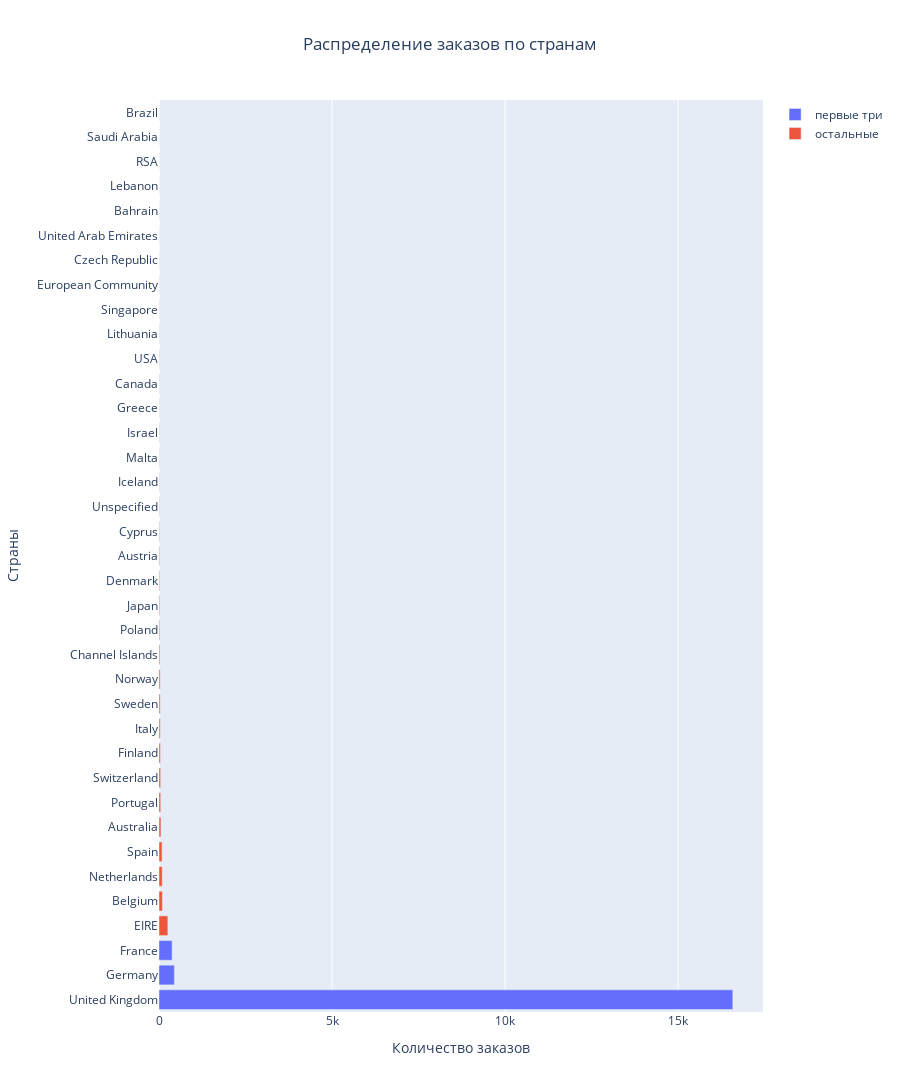

The notebook cell saved with this chart:
### Markdown cell above
### Задание 4.2
Мы посмотрели на распределение клиентов в разрезе стран. А что насчёт заказов?

Постройте визуализацию и выделите топ-3 стран по количеству поступающих заказов.

* Великобритания (United Kingdom)
* Германия (Germany)
* Франция (France)
* Нидерланды (Netherlands)
* Ирландия (EIRE)
* Австралия (Australia)

### Code cell
country_order = data.groupby('Country')['InvoiceNo'].nunique().sort_values(ascending=False)
country_order = pd.DataFrame(country_order).reset_index().rename(mapper={'InvoiceNo': 'Value'}, axis=1)

fig = go.Figure()

fig.add_trace(go.Bar(x=country_order['Value'][:3], 
                     y=country_order['Country'][:3], 
                     orientation='h',
                     name='первые три')
              )

fig.add_trace(go.Bar(x=country_order['Value'][3:], 
                     y=country_order['Country'][3:], 
                     orientation='h',
                     name='остальные')
              )

fig.update_layout(title='Распределение заказов по странам', 
                  title_x = 0.5,
                  height=1200)

fig.update_xaxes(title_text='Количество заказов')
fig.update_yaxes(title_text='Страны')

fig.show()

### Figure 1 — Plotly figure (JSON) as saved in the notebook; plotly's stock layout.template omitted (floating-point values rounded to 4 significant figures)
{"data": [{"name": "первые три", "orientation": "h", "type": "bar", "x": [16579, 443, 379], "y": ["United Kingdom", "Germany", "France"]}, {"name": "остальные", "orientation": "h", "type": "bar", "x": [256, 98, 93, 88, 56, 49, 47, 40, 35, 34, 32, 25, 19, 19, 18, 17, 14, 8, 7, 5, 5, 5, 5, 5, 4, 4, 3, 2, 2, 2, 1, 1, 1, 1], "y": ["EIRE", "Belgium", "Netherlands", "Spain", "Australia", "Portugal", "Switzerland", "Finland", "Italy", "Sweden", "Norway", "Channel Islands", "Poland", "Japan", "Denmark", "Austria", "Cyprus", "Unspecified", "Iceland", "Malta", "Israel", "Greece", "Canada", "USA", "Lithuania", "Singapore", "European Community", "Czech Republic", "United Arab Emirates", "Bahrain", "Lebanon", "RSA", "Saudi Arabia", "Brazil"]}], "layout": {"height": 1200, "title": {"text": "Распределение заказов по странам", "x": 0.5}, "xaxis": {"title": {"text": "Количество заказов"}}, "yaxis": {"title": {"text": "Страны"}}}}
